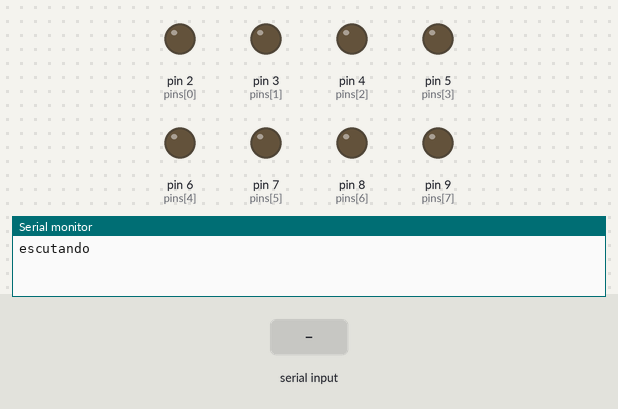
Recording of a sketch running on a simulated Arduino Uno, built with avr-gcc and run on an emulated ATmega328P. Parts: output pins drawn as LEDs (lit = HIGH), the last lines printed to the serial monitor. The test bench sets the inputs (shaded band).

Above: at 1.2 s.
1.3 s: "30,150\n" received over Serial
At 1.8 s:
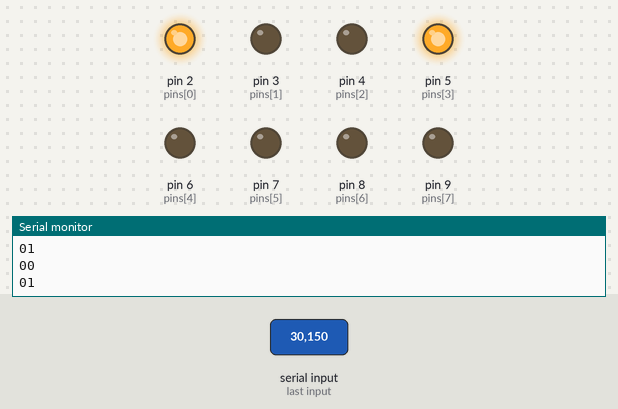
2.8 s: "5\n" received over Serial
At 3.8 s:
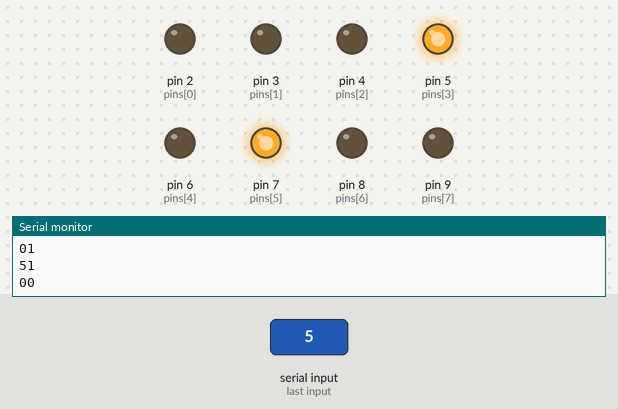
4.3 s: "200\n" received over Serial
At 4.8 s:
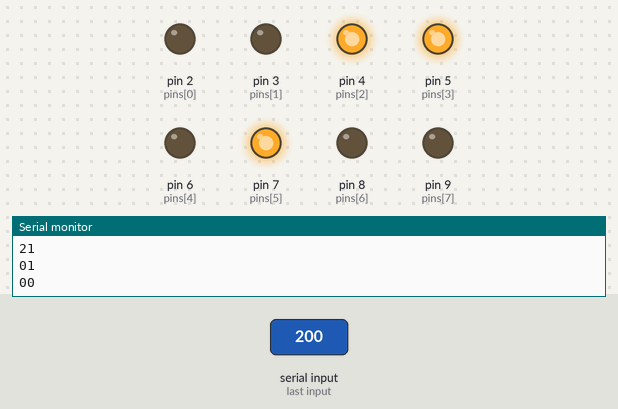
5.8 s: "0\n" received over Serial
7.3 s: "30,150\n" received over Serial
At 8.5 s:
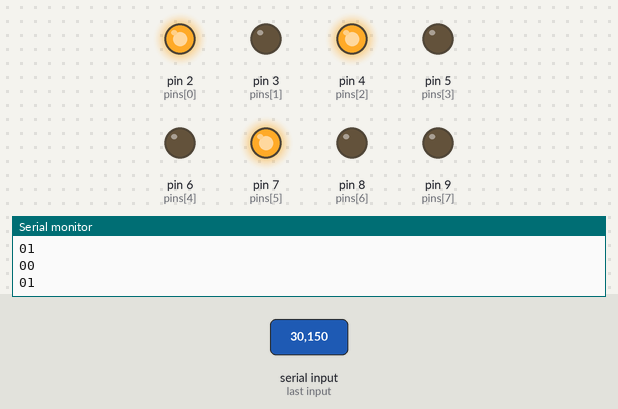
8.8 s: "5\n" received over Serial
At 9.6 s:
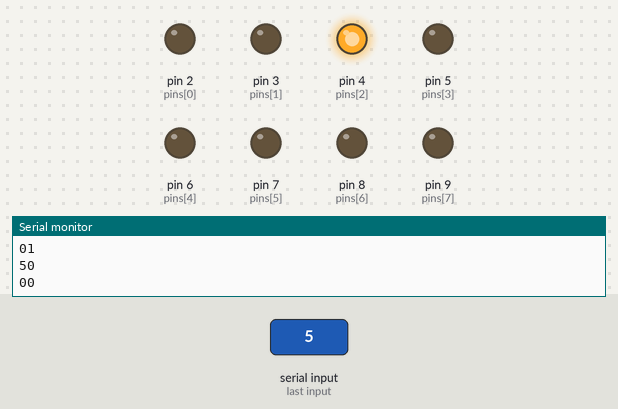
Timing chart, 0 to 11.3 s (numbered marks = the images above; inputs shaded):
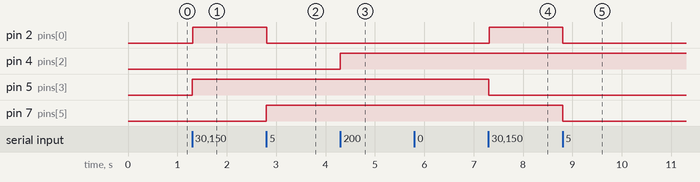

Measured:
- after the input at 1.3 s, pin 2 (pins[0]), pin 5 (pins[3]): LOW → HIGH at once
- after the input at 2.8 s, pin 2 (pins[0]): HIGH → LOW at once; pin 7 (pins[5]): LOW → HIGH at once
- after the input at 4.3 s, pin 4 (pins[2]): LOW → HIGH at once
- after the input at 7.3 s, pin 2 (pins[0]): LOW → HIGH at once; pin 5 (pins[3]): HIGH → LOW at once
- after the input at 8.8 s, pin 2 (pins[0]), pin 7 (pins[5]): HIGH → LOW at once

The sketch:

simple_7seg_control.ino
```cpp
/**
 * Controle um display de 7 segmentos:
 * Entrada: numero representando segmento e status desejado, exemplo:
 *
 *
 */

#include <Arduino.h>
#include <ctype.h>


int pins[8] = {2, 3, 4, 5, 6, 7, 8, 9};
int state[8] = {0, 0, 0, 0, 0, 0, 0, 0};


void setup() {
    Serial.begin(9600);
    Serial.println("escutando");
    for (int i = 0; i < 8; i++) {
        pinMode(pins[i], OUTPUT);
        digitalWrite(pins[i], LOW);
    }
}

void segOnOf(int seg, boolean value) {
    Serial.println(value);
    digitalWrite(pins[seg], value);
}

long cmd;

void loop() {

    int cmd = getNumberFromSerial();
    Serial.print(cmd);
    if (cmd < 0 || cmd > 7) {
        delay(1000);
        Serial.println("saindo");
        exit(0);
    }
    state[cmd] = !state[cmd];
    segOnOf(cmd, state[cmd]);
}


int getNumberFromSerial(void) {
    int av = 0;
    while (av == 0){
        av = Serial.available();
    }
    char buffer[10];
    Serial.readBytes(buffer, av);
    Serial.flush();
    return atoi(buffer);

}
```
